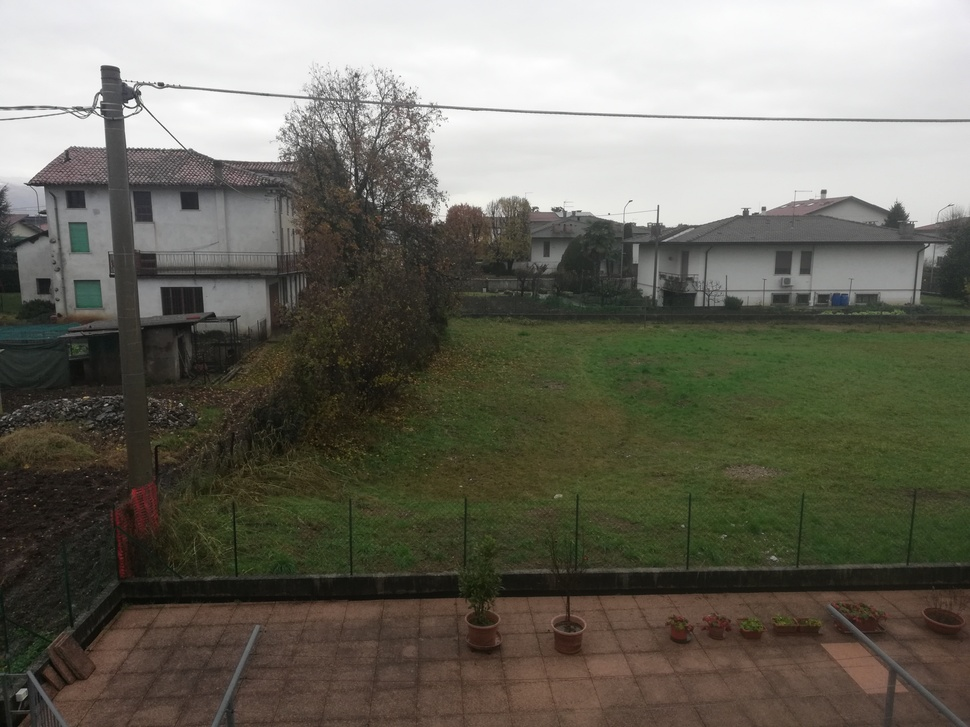
%> input picture mosaicing/house1.jpg, 970 x 727 px, shrunk from 4608 x 3456 before the run
$ octave mosaicing.m   (GNU Octave 9; MATLAB toolbox functions it lacks are replaced by stand-ins)
%> lines starting %> are read from the running program, lines starting %| are printed output that depends on the picture
% Calculation of homography Matrix
clear all;
close all;
clc;

% Two images that comes from an approximate rotation of the camera
img1=imread('house1.jpg');
%> img1 is the input picture: size 727x970x3 uint8; mean R, G, B 109.1, 107.3, 96.4
img2=imread('house2.jpg');
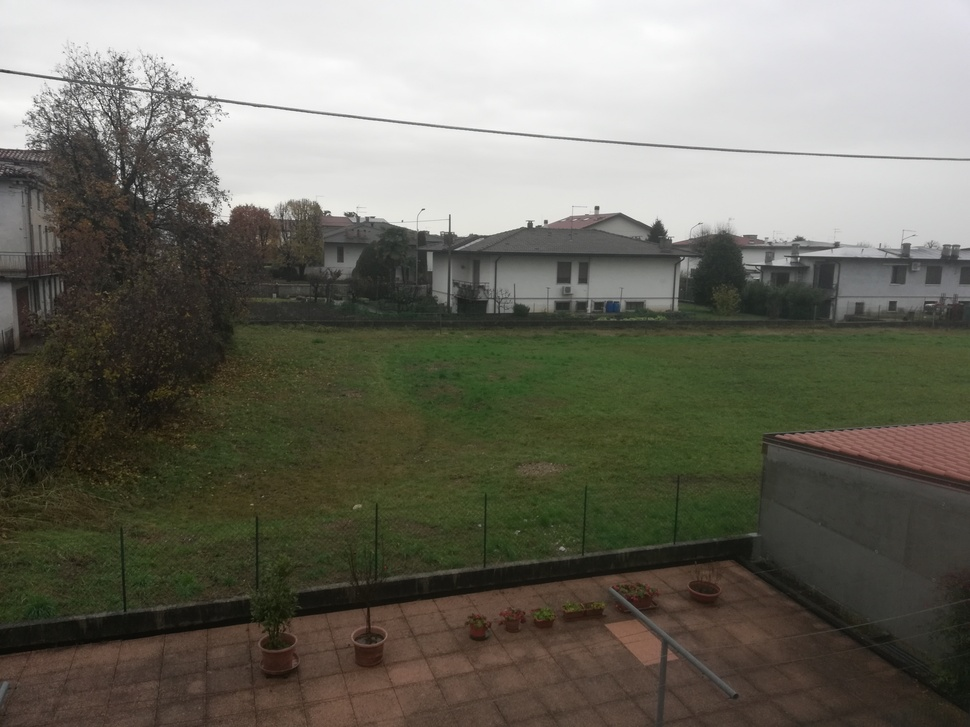
%> input picture mosaicing/house2.jpg, 970 x 727 px, shrunk from 4608 x 3456 before the run
%> img2 is the input picture: size 727x970x3 uint8; mean R, G, B 109.9, 108.5, 97.8

% Use grayscale images
img1=rgb2gray(img1);
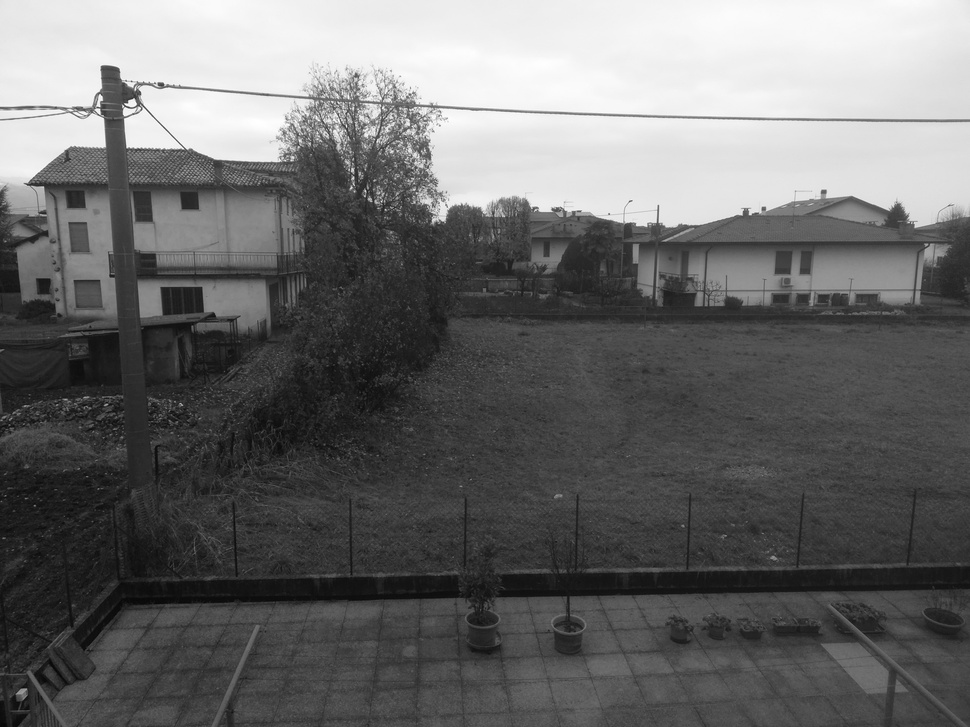
%> img1: size 727x970 uint8; min 7, max 255, mean 106.6
img2=rgb2gray(img2);
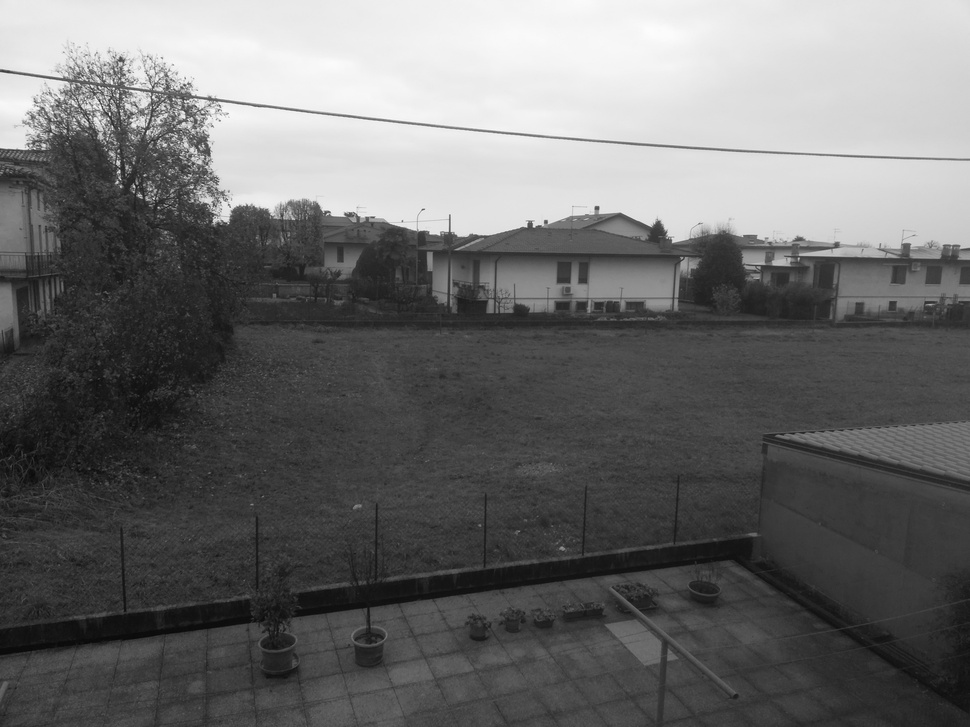
%> img2: size 727x970 uint8; min 7, max 255, mean 107.7

figure(1)
imshow(img1);
figure(2)
imshow(img2);

% I collect 8 points necessary for the 8 points algorithm
p1=[];
p2=[];
for i=1:8
    figure(1);
    hold on,
%> (the run ends here)
